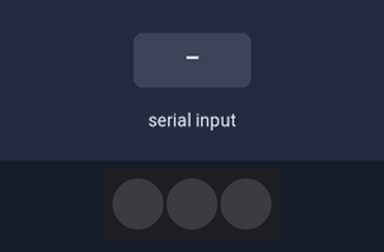
Simulated run of this sketch. Board: Arduino Uno, built with avr-gcc and run on an emulated ATmega328P. On the bench: 3 RGB LEDs in strip order, left to right. The inputs (shaded band) are chosen by the test bench.

Above: at 3.2 s.
3.3 s: "r" received over Serial
At 4.4 s:
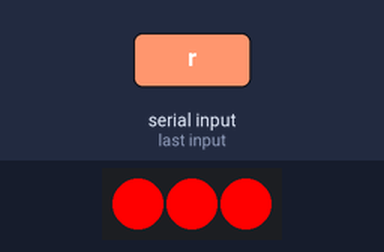
4.8 s: "g" received over Serial
At 5.5 s:
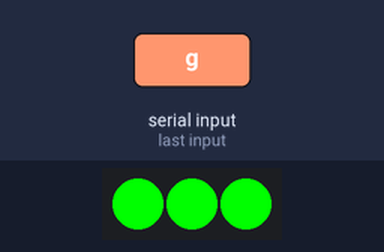
6.3 s: "b" received over Serial
At 6.7 s:
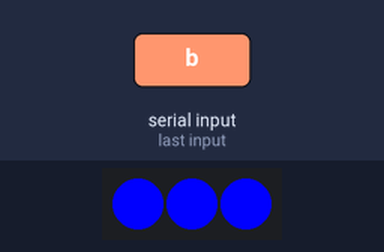
7.8 s: "c" received over Serial
At 9.0 s:
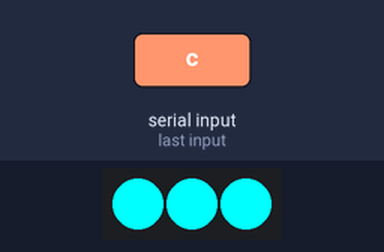
9.3 s: "m" received over Serial
At 10.1 s:
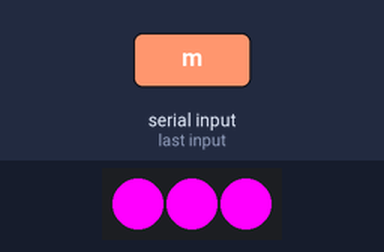
10.8 s: "y" received over Serial
At 11.3 s:
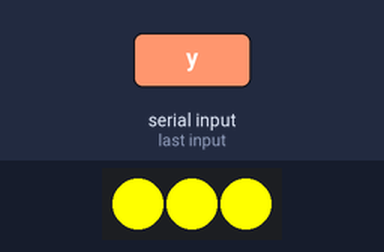
Timing chart, 0 to 13.3 s (numbered marks = the images above; inputs shaded):
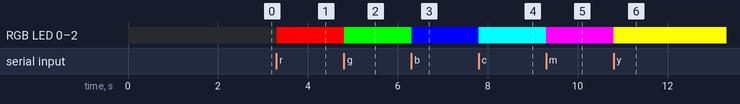

The sketch:

serial_to_rgb.ino
```cpp
#include <FastLED.h>

#define NUM_LEDS 3

#define DATA_PIN A5

CRGB leds[NUM_LEDS];
int inByte = 0;
int r, g, b;

void setup() {
   	delay(2000);
    FastLED.addLeds<WS2811, DATA_PIN, RGB>(leds, NUM_LEDS);
    Serial.begin(9600);
    while (!Serial) {
      ; // wait
    }
    for(int led = 0; led < NUM_LEDS; led = led + 1) {
      leds[led].setRGB(0, 0, 0);
      FastLED.show();
    }
}

void loop() {
  if (Serial.available() > 0) {
    inByte = Serial.read();
    r = 0;
    g = 0;
    b = 0;
    if(inByte == 'r'){
      r = 255;
    }
    else if(inByte == 'g'){
      g = 255;
    }
    else if(inByte == 'b'){
      b = 255;
    }
    else if(inByte == 'c'){
      g = 255;
      b = 255;
    }
    else if(inByte == 'm'){
      r = 255;
      b = 255;
    }
    else if(inByte == 'y'){
      r = 255;
      g = 255;
    }
    else if(inByte == 'w'){
      r = 255;
      g = 255;
      b = 255;
    }
    for(int led = 0; led < NUM_LEDS; led = led + 1) {
      leds[led].setRGB(r, g, b);
      FastLED.show();
    }
  }
}
```

Measured:
- after the input at 3.3 s, RGB LED 0–2: off → RGB(255, 0, 0) at once
- after the input at 4.8 s, RGB LED 0–2: RGB(255, 0, 0) → RGB(0, 255, 0) at once
- after the input at 6.3 s, RGB LED 0–2: RGB(0, 255, 0) → RGB(0, 0, 255) at once
- after the input at 7.8 s, RGB LED 0–2: RGB(0, 0, 255) → RGB(0, 255, 255) at once
- after the input at 9.3 s, RGB LED 0–2: RGB(0, 255, 255) → RGB(255, 0, 255) at once
- after the input at 10.8 s, RGB LED 0–2: RGB(255, 0, 255) → RGB(255, 255, 0) at once
